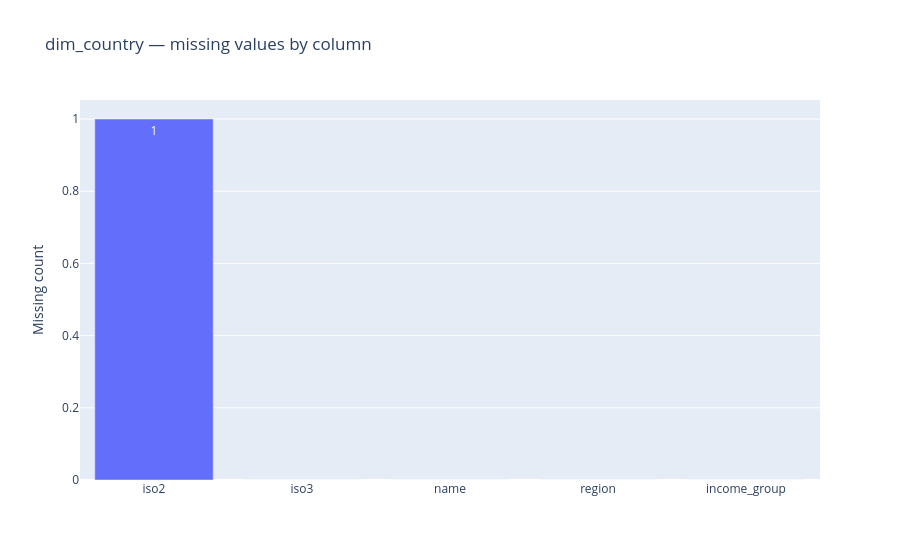

Notebook cell for this chart:
### Code cell
missing_plot_df = (
    missing_summary.reset_index()
    .rename(columns={"index": "column"})
)

fig = px.bar(
    missing_plot_df,
    x="column",
    y="missing_count",
    text="missing_count",
    title="dim_country — missing values by column"
)
fig.update_layout(xaxis_title="", yaxis_title="Missing count")
fig.show()

### Figure 1 — Plotly figure (JSON) as saved in the notebook; plotly's stock layout.template omitted (floating-point values rounded to 4 significant figures)
{"data": [{"hovertemplate": "column=%{x}<br>missing_count=%{text}<extra></extra>", "legendgroup": "", "marker": {"color": "#636efa", "pattern": {"shape": ""}}, "name": "", "orientation": "v", "showlegend": false, "text": [1.0, 0.0, 0.0, 0.0, 0.0], "textposition": "auto", "type": "bar", "x": ["iso2", "iso3", "name", "region", "income_group"], "xaxis": "x", "y": [1, 0, 0, 0, 0], "yaxis": "y"}], "layout": {"barmode": "relative", "legend": {"tracegroupgap": 0}, "title": {"text": "dim_country — missing values by column"}, "xaxis": {"anchor": "y", "domain": [0, 1], "title": {"text": ""}}, "yaxis": {"anchor": "x", "domain": [0, 1], "title": {"text": "Missing count"}}}}
